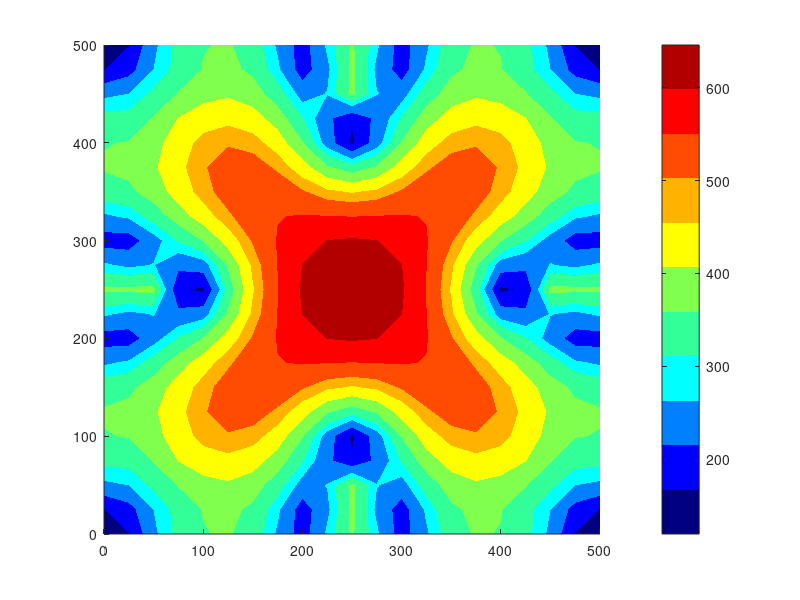

Reproduce this figure in MATLAB. (Note: this script raises an error after producing the figure.)
% =========================================================================
% Placa base CFT — von Mises CALIDAD FEM (Kirchhoff Q4-BFS)
% Igual al FEM_placa pero con malla finer + 3 figuras von Mises de calidad
% =========================================================================
close all; clc;
mkdir('demo_vm_figs');

t_total = tic;

%% ---------- Datos ----------
a    = 0.5;
b    = 0.5;
t_pl = 0.030;
E    = 200e6;
nu   = 0.3;
P_axial = 1500;
b_col   = 0.30;
A_HSS   = b_col*b_col;
q_HSS   = P_axial / A_HSS;
edge = 0.05;

%% ---------- Mesh (malla FINER 20x20) ----------
n_a = 20;
n_b = 20;
n_e = n_a*n_b;
n_j = (n_a+1)*(n_b+1);
a_1 = a/n_a;
b_1 = b/n_b;
n_dof = 4;
n_k   = n_dof*4;

x_j = zeros(n_j, 1);
y_j = zeros(n_j, 1);
x = 0; y = 0;
for j = 1:n_j
    x_j(j) = x; y_j(j) = y;
    y = y + b_1;
    if y > b + 1e-9, y = 0; x = x + a_1; end
end

e_j = zeros(n_e, 4);
for ia = 1:n_a
    for ib = 1:n_b
        e = ib + n_b*(ia-1);
        j_corner = e + ia - 1;
        e_j(e, 1) = j_corner;
        e_j(e, 2) = j_corner + n_b + 1;
        e_j(e, 3) = j_corner + n_b + 2;
        e_j(e, 4) = j_corner + 1;
    end
end

%% ---------- Pernos perimetrales (8) ----------
xp = [edge, a/2, a-edge, edge, a-edge, edge, a/2, a-edge];
yp = [edge, edge, edge, b/2, b/2, b-edge, b-edge, b-edge];
nPernos = numel(xp);
nodo_perno = zeros(nPernos, 1);
for k = 1:nPernos
    d2 = (x_j - xp(k)).^2 + (y_j - yp(k)).^2;
    [~, idx] = min(d2);
    nodo_perno(k) = idx;
end

%% ---------- D + cuadratura ----------
D = E*t_pl^3/(12*(1-nu^2)) * [1, nu, 0; nu, 1, 0; 0, 0, (1-nu)/2];
gp = [0.0694318442029737, 0.3300094782075719, 0.6699905217924281, 0.9305681557970263];
gw = [0.1739274225687269, 0.3260725774312731, 0.3260725774312731, 0.1739274225687269];

%% ---------- K_e + F_e ----------
K_e = zeros(n_k, n_k);
F_e_unit = zeros(n_k, 1);
for ig = 1:4
    for jg = 1:4
        xi = gp(ig); eta = gp(jg); wgt = gw(ig)*gw(jg);
        P1a = 1 - xi^2*(3-2*xi);   P2a = xi*a_1*(1-xi*(2-xi));
        P3a = xi^2*(3-2*xi);       P4a = xi^2*a_1*(xi-1);
        Pdd1a = -(6/a_1^2)*(1-2*xi);  Pdd2a = -(2/a_1)*(2-3*xi);
        Pdd3a =  (6/a_1^2)*(1-2*xi);  Pdd4a = -(2/a_1)*(1-3*xi);
        Pd1a = -6*(xi/a_1)*(1-xi);    Pd2a = 1 - xi*(4-3*xi);
        Pd3a =  6*(xi/a_1)*(1-xi);    Pd4a = -xi*(2-3*xi);
        P1b = 1 - eta^2*(3-2*eta);  P2b = eta*b_1*(1-eta*(2-eta));
        P3b = eta^2*(3-2*eta);      P4b = eta^2*b_1*(eta-1);
        Pdd1b = -(6/b_1^2)*(1-2*eta); Pdd2b = -(2/b_1)*(2-3*eta);
        Pdd3b =  (6/b_1^2)*(1-2*eta); Pdd4b = -(2/b_1)*(1-3*eta);
        Pd1b = -6*(eta/b_1)*(1-eta);  Pd2b = 1 - eta*(4-3*eta);
        Pd3b =  6*(eta/b_1)*(1-eta);  Pd4b = -eta*(2-3*eta);
        B1 = [Pdd1a*P1b, Pdd2a*P1b, Pdd1a*P2b, Pdd2a*P2b, Pdd3a*P1b, Pdd4a*P1b, Pdd3a*P2b, Pdd4a*P2b, Pdd3a*P3b, Pdd4a*P3b, Pdd3a*P4b, Pdd4a*P4b, Pdd1a*P3b, Pdd2a*P3b, Pdd1a*P4b, Pdd2a*P4b];
        B2 = [P1a*Pdd1b, P2a*Pdd1b, P1a*Pdd2b, P2a*Pdd2b, P3a*Pdd1b, P4a*Pdd1b, P3a*Pdd2b, P4a*Pdd2b, P3a*Pdd3b, P4a*Pdd3b, P3a*Pdd4b, P4a*Pdd4b, P1a*Pdd3b, P2a*Pdd3b, P1a*Pdd4b, P2a*Pdd4b];
        B3 = 2*[Pd1a*Pd1b, Pd2a*Pd1b, Pd1a*Pd2b, Pd2a*Pd2b, Pd3a*Pd1b, Pd4a*Pd1b, Pd3a*Pd2b, Pd4a*Pd2b, Pd3a*Pd3b, Pd4a*Pd3b, Pd3a*Pd4b, Pd4a*Pd4b, Pd1a*Pd3b, Pd2a*Pd3b, Pd1a*Pd4b, Pd2a*Pd4b];
        B = [B1; B2; B3];
        K_e = K_e + (B')*D*B * a_1*b_1*wgt;
        N = [P1a*P1b, P2a*P1b, P1a*P2b, P2a*P2b, P3a*P1b, P4a*P1b, P3a*P2b, P4a*P2b, P3a*P3b, P4a*P3b, P3a*P4b, P4a*P4b, P1a*P3b, P2a*P3b, P1a*P4b, P2a*P4b];
        F_e_unit = F_e_unit + (N')*a_1*b_1*wgt;
    end
end

%% Mascara HSS
HSS_x0 = (a - b_col)/2;  HSS_y0 = (b - b_col)/2;
HSS_x1 = HSS_x0 + b_col; HSS_y1 = HSS_y0 + b_col;
elem_bajo_HSS = false(n_e, 1);
for e = 1:n_e
    xc_e = mean(x_j(e_j(e,:)));
    yc_e = mean(y_j(e_j(e,:)));
    elem_bajo_HSS(e) = (xc_e > HSS_x0) && (xc_e < HSS_x1) && ...
                       (yc_e > HSS_y0) && (yc_e < HSS_y1);
end

%% Ensamblaje
n_g = n_dof*n_j;
K = zeros(n_g, n_g);
F = zeros(n_g, 1);
for e = 1:n_e
    q_e = q_HSS * double(elem_bajo_HSS(e));
    F_e = q_e * F_e_unit;
    gdl_e = zeros(n_k, 1);
    for i = 1:4
        gi = e_j(e, i);
        for ii = 1:n_dof
            gdl_e(n_dof*(i-1)+ii) = n_dof*(gi-1) + ii;
        end
    end
    K(gdl_e, gdl_e) = K(gdl_e, gdl_e) + K_e;
    F(gdl_e)        = F(gdl_e) + F_e;
end

% BC pernos
k_pen = 1e20;
for k = 1:nPernos
    g = n_dof*(nodo_perno(k)-1) + 1;
    K(g, g) = K(g, g) + k_pen;
end

%% Solve
t_solve = tic;
Z = K \ F;
t_solve_val = toc(t_solve);
fprintf('Solve K (%dx%d): %.3f s\n', n_g, n_g, t_solve_val);

w_nodo = Z(1:n_dof:end);
W_mat = zeros(n_b+1, n_a+1);
X_grid = zeros(n_b+1, n_a+1);
Y_grid = zeros(n_b+1, n_a+1);
for i = 1:n_a+1
    for j = 1:n_b+1
        node = (i-1)*(n_b+1) + j;
        X_grid(j, i) = x_j(node);
        Y_grid(j, i) = y_j(node);
        W_mat(j, i)  = w_nodo(node) * 1000;
    end
end

%% Momentos en nodos (promediados desde centro de elementos)
M_x_n = zeros(n_j, 1);
M_y_n = zeros(n_j, 1);
M_xy_n = zeros(n_j, 1);
cnt = zeros(n_j, 1);
for e = 1:n_e
    Z_e = zeros(16, 1);
    for i = 1:4
        gi = e_j(e, i);
        for ii = 1:4
            Z_e(4*(i-1)+ii) = Z(4*(gi-1)+ii);
        end
    end
    xi = 0.5; eta = 0.5;
    P1a = 1 - xi^2*(3-2*xi);  P2a = xi*a_1*(1-xi*(2-xi));
    P3a = xi^2*(3-2*xi);      P4a = xi^2*a_1*(xi-1);
    Pdd1a = -(6/a_1^2)*(1-2*xi); Pdd2a = -(2/a_1)*(2-3*xi);
    Pdd3a =  (6/a_1^2)*(1-2*xi); Pdd4a = -(2/a_1)*(1-3*xi);
    Pd1a = -6*(xi/a_1)*(1-xi);   Pd2a = 1 - xi*(4-3*xi);
    Pd3a =  6*(xi/a_1)*(1-xi);   Pd4a = -xi*(2-3*xi);
    P1b = 1 - eta^2*(3-2*eta); P2b = eta*b_1*(1-eta*(2-eta));
    P3b = eta^2*(3-2*eta);     P4b = eta^2*b_1*(eta-1);
    Pdd1b = -(6/b_1^2)*(1-2*eta); Pdd2b = -(2/b_1)*(2-3*eta);
    Pdd3b =  (6/b_1^2)*(1-2*eta); Pdd4b = -(2/b_1)*(1-3*eta);
    Pd1b = -6*(eta/b_1)*(1-eta); Pd2b = 1 - eta*(4-3*eta);
    Pd3b =  6*(eta/b_1)*(1-eta); Pd4b = -eta*(2-3*eta);
    B1 = [Pdd1a*P1b, Pdd2a*P1b, Pdd1a*P2b, Pdd2a*P2b, Pdd3a*P1b, Pdd4a*P1b, Pdd3a*P2b, Pdd4a*P2b, Pdd3a*P3b, Pdd4a*P3b, Pdd3a*P4b, Pdd4a*P4b, Pdd1a*P3b, Pdd2a*P3b, Pdd1a*P4b, Pdd2a*P4b];
    B2 = [P1a*Pdd1b, P2a*Pdd1b, P1a*Pdd2b, P2a*Pdd2b, P3a*Pdd1b, P4a*Pdd1b, P3a*Pdd2b, P4a*Pdd2b, P3a*Pdd3b, P4a*Pdd3b, P3a*Pdd4b, P4a*Pdd4b, P1a*Pdd3b, P2a*Pdd3b, P1a*Pdd4b, P2a*Pdd4b];
    B3 = 2*[Pd1a*Pd1b, Pd2a*Pd1b, Pd1a*Pd2b, Pd2a*Pd2b, Pd3a*Pd1b, Pd4a*Pd1b, Pd3a*Pd2b, Pd4a*Pd2b, Pd3a*Pd3b, Pd4a*Pd3b, Pd3a*Pd4b, Pd4a*Pd4b, Pd1a*Pd3b, Pd2a*Pd3b, Pd1a*Pd4b, Pd2a*Pd4b];
    B_c = [B1; B2; B3];
    M_e = -D*B_c*Z_e;
    for i = 1:4
        gi = e_j(e, i);
        M_x_n(gi)  = M_x_n(gi)  + M_e(1);
        M_y_n(gi)  = M_y_n(gi)  + M_e(2);
        M_xy_n(gi) = M_xy_n(gi) + M_e(3);
        cnt(gi) = cnt(gi) + 1;
    end
end
for j = 1:n_j
    if cnt(j) > 0
        M_x_n(j) = M_x_n(j)/cnt(j);
        M_y_n(j) = M_y_n(j)/cnt(j);
        M_xy_n(j) = M_xy_n(j)/cnt(j);
    end
end

%% ========================================================================
%  CÁLCULO σ_vm REAL en la fibra extrema (z = -t/2)
%  Para Kirchhoff: σ_xx = -6 Mx / t², σ_yy = -6 My / t², τ_xy = -6 Mxy / t²
%  σ_vm = √(σ_xx² - σ_xx σ_yy + σ_yy² + 3 τ_xy²)
%% ========================================================================
sigma_xx = zeros(n_j, 1);
sigma_yy = zeros(n_j, 1);
tau_xy   = zeros(n_j, 1);
for j = 1:n_j
    sigma_xx(j) = -6 * M_x_n(j)  / t_pl^2;   % kN/m²
    sigma_yy(j) = -6 * M_y_n(j)  / t_pl^2;
    tau_xy(j)   = -6 * M_xy_n(j) / t_pl^2;
end
% Convertir a MPa: 1 kN/m² = 0.001 MPa
sigma_xx_MPa = sigma_xx / 1000;
sigma_yy_MPa = sigma_yy / 1000;
tau_xy_MPa   = tau_xy   / 1000;
% von Mises (plane stress)
sigma_vm = sqrt(sigma_xx_MPa.^2 - sigma_xx_MPa.*sigma_yy_MPa + sigma_yy_MPa.^2 ...
                + 3*tau_xy_MPa.^2);

% Reshape a matriz para contour
VM_mat = zeros(n_b+1, n_a+1);
SXX_mat = zeros(n_b+1, n_a+1);
SYY_mat = zeros(n_b+1, n_a+1);
TXY_mat = zeros(n_b+1, n_a+1);
for i = 1:n_a+1
    for j = 1:n_b+1
        node = (i-1)*(n_b+1) + j;
        VM_mat(j,i)  = sigma_vm(node);
        SXX_mat(j,i) = sigma_xx_MPa(node);
        SYY_mat(j,i) = sigma_yy_MPa(node);
        TXY_mat(j,i) = tau_xy_MPa(node);
    end
end

%% Colormap SAP2000 — calidad ingeniería
% Paleta: azul oscuro -> azul -> cyan -> verde -> amarillo -> naranja -> rojo oscuro
sap2000 = [0,0,0.5;
           0,0,1;
           0,0.5,1;
           0,1,1;
           0.2,1,0.6;
           0.5,1,0.3;
           1,1,0;
           1,0.7,0;
           1,0.3,0;
           1,0,0;
           0.7,0,0];

%% =========================================================================
%  FIG 1: σ_vm contour LLENADO (calidad SAP2000)
%% =========================================================================
figure('Position',[80 80 1100 850]); hold on;
colormap(sap2000);
contourf(X_grid*1000, Y_grid*1000, VM_mat, 30, 'LineColor','none');
cb = colorbar; cb.Label.String = '\sigma_{vm}  [MPa]';
cb.FontSize = 12;
% Isolíneas etiquetadas cada 10 MPa
sigma_max = max(max(VM_mat));
levels_iso = 10:10:floor(sigma_max/10)*10;
if numel(levels_iso) >= 2
    contour(X_grid*1000, Y_grid*1000, VM_mat, levels_iso, ...
            'LineColor','k', 'LineWidth',0.6);
end
% Huella HSS
plot([HSS_x0 HSS_x1 HSS_x1 HSS_x0 HSS_x0]*1000, ...
     [HSS_y0 HSS_y0 HSS_y1 HSS_y1 HSS_y0]*1000, ...
     'k--', 'LineWidth',2);
text(a/2*1000, (HSS_y0 + 0.02)*1000, 'huella HSS', ...
     'HorizontalAlignment','center', 'FontSize',10, ...
     'FontWeight','bold', 'Color',[.3 .3 .3]);
% Pernos numerados
for k = 1:nPernos
    plot(xp(k)*1000, yp(k)*1000, 'ko', 'MarkerSize',13, ...
         'MarkerFaceColor',[1 1 1], 'LineWidth',1.5);
    text(xp(k)*1000, yp(k)*1000, sprintf('B%d', k), ...
         'HorizontalAlignment','center', 'FontSize',8, ...
         'FontWeight','bold', 'Color','k');
end
title(sprintf('\\sigma_{vm}  fibra extrema (z = -t/2)  —  %d×%d Q4-BFS  —  max = %.1f MPa', ...
              n_a, n_b, sigma_max), 'FontSize',12);
xlabel('x  [mm]'); ylabel('y  [mm]'); axis equal tight;
grid on; box on; set(gca,'Layer','top','FontSize',11);
saveas(gcf, 'demo_vm_figs/01_vm_contour.png');

%% =========================================================================
%  FIG 2: σ_vm 3D SURFACE (con colormap SAP2000)
%% =========================================================================
figure('Position',[80 80 1100 850]);
colormap(sap2000);
surf(X_grid*1000, Y_grid*1000, VM_mat, ...
     'EdgeColor',[.2 .2 .2], 'LineWidth',0.3);
shading interp;
cb = colorbar; cb.Label.String = '\sigma_{vm}  [MPa]'; cb.FontSize = 12;
title('\sigma_{vm}  superficie 3D — Kirchhoff Q4-BFS', 'FontSize',12);
xlabel('x  [mm]'); ylabel('y  [mm]'); zlabel('\sigma_{vm}  [MPa]');
view(35, 30); grid on;
saveas(gcf, 'demo_vm_figs/02_vm_surf3D.png');

%% =========================================================================
%  FIG 3: Componentes σ_xx, σ_yy, τ_xy en 2×2 subplot
%% =========================================================================
figure('Position',[60 60 1300 1000]);
colormap(sap2000);

subplot(2,2,1);
contourf(X_grid*1000, Y_grid*1000, SXX_mat, 25, 'LineColor','none');
hold on;
plot([HSS_x0 HSS_x1 HSS_x1 HSS_x0 HSS_x0]*1000, ...
     [HSS_y0 HSS_y0 HSS_y1 HSS_y1 HSS_y0]*1000, 'k--', 'LineWidth',1.5);
for k = 1:nPernos, plot(xp(k)*1000, yp(k)*1000, 'ko', 'MarkerSize',7, 'MarkerFaceColor','w'); end
cb = colorbar; cb.Label.String = '\sigma_{xx}  [MPa]';
title(sprintf('\\sigma_{xx}  (max = %.1f MPa)', max(max(abs(SXX_mat)))), 'FontSize',11);
xlabel('x [mm]'); ylabel('y [mm]'); axis equal tight; grid on;

subplot(2,2,2);
contourf(X_grid*1000, Y_grid*1000, SYY_mat, 25, 'LineColor','none');
hold on;
plot([HSS_x0 HSS_x1 HSS_x1 HSS_x0 HSS_x0]*1000, ...
     [HSS_y0 HSS_y0 HSS_y1 HSS_y1 HSS_y0]*1000, 'k--', 'LineWidth',1.5);
for k = 1:nPernos, plot(xp(k)*1000, yp(k)*1000, 'ko', 'MarkerSize',7, 'MarkerFaceColor','w'); end
cb = colorbar; cb.Label.String = '\sigma_{yy}  [MPa]';
title(sprintf('\\sigma_{yy}  (max = %.1f MPa)', max(max(abs(SYY_mat)))), 'FontSize',11);
xlabel('x [mm]'); ylabel('y [mm]'); axis equal tight; grid on;

subplot(2,2,3);
contourf(X_grid*1000, Y_grid*1000, TXY_mat, 25, 'LineColor','none');
hold on;
plot([HSS_x0 HSS_x1 HSS_x1 HSS_x0 HSS_x0]*1000, ...
     [HSS_y0 HSS_y0 HSS_y1 HSS_y1 HSS_y0]*1000, 'k--', 'LineWidth',1.5);
for k = 1:nPernos, plot(xp(k)*1000, yp(k)*1000, 'ko', 'MarkerSize',7, 'MarkerFaceColor','w'); end
cb = colorbar; cb.Label.String = '\tau_{xy}  [MPa]';
title(sprintf('\\tau_{xy}  (max = %.1f MPa)', max(max(abs(TXY_mat)))), 'FontSize',11);
xlabel('x [mm]'); ylabel('y [mm]'); axis equal tight; grid on;

subplot(2,2,4);
contourf(X_grid*1000, Y_grid*1000, VM_mat, 25, 'LineColor','none');
hold on;
plot([HSS_x0 HSS_x1 HSS_x1 HSS_x0 HSS_x0]*1000, ...
     [HSS_y0 HSS_y0 HSS_y1 HSS_y1 HSS_y0]*1000, 'k--', 'LineWidth',1.5);
for k = 1:nPernos, plot(xp(k)*1000, yp(k)*1000, 'ko', 'MarkerSize',7, 'MarkerFaceColor','w'); end
cb = colorbar; cb.Label.String = '\sigma_{vm}  [MPa]';
title(sprintf('\\sigma_{vm}  (max = %.1f MPa)', sigma_max), 'FontSize',11);
xlabel('x [mm]'); ylabel('y [mm]'); axis equal tight; grid on;

saveas(gcf, 'demo_vm_figs/03_componentes.png');

%% =========================================================================
%  Reporte
%% =========================================================================
fprintf('\n══════════════════════════════════════════════════════════\n');
fprintf('  RESULTADOS σ_vm — FEM Kirchhoff Q4-BFS\n');
fprintf('══════════════════════════════════════════════════════════\n');
fprintf('  Placa            : %.0f × %.0f × %.1f mm\n', a*1000, b*1000, t_pl*1000);
fprintf('  Malla            : %d × %d Q4 (%d nodos, %d GDL)\n', n_a, n_b, n_j, n_g);
fprintf('  Pernos           : %d apoyos puntuales\n', nPernos);
fprintf('  Carga            : %.0f kN sobre %.0f × %.0f mm (q = %.0f kN/m²)\n', P_axial, b_col*1000, b_col*1000, q_HSS);
fprintf('  ──────────────────────────────────────────────────────────\n');
fprintf('  w_min            : %+.3f mm\n', min(min(W_mat)));
fprintf('  w_max            : %+.3f mm\n', max(max(W_mat)));
fprintf('  |σ_xx|_max       : %.2f MPa\n', max(max(abs(SXX_mat))));
fprintf('  |σ_yy|_max       : %.2f MPa\n', max(max(abs(SYY_mat))));
fprintf('  |τ_xy|_max       : %.2f MPa\n', max(max(abs(TXY_mat))));
fprintf('  σ_vm_max         : %.2f MPa\n', sigma_max);
fprintf('  Acero S355 fy    : 355 MPa   → ratio σ_vm/fy = %.2f\n', sigma_max/355);
fprintf('  ──────────────────────────────────────────────────────────\n');
fprintf('  Tiempo solve     : %.3f s\n', t_solve_val);
fprintf('  Tiempo total     : %.2f s\n', toc(t_total));
fprintf('══════════════════════════════════════════════════════════\n\n');

disp('Done');
exit;
